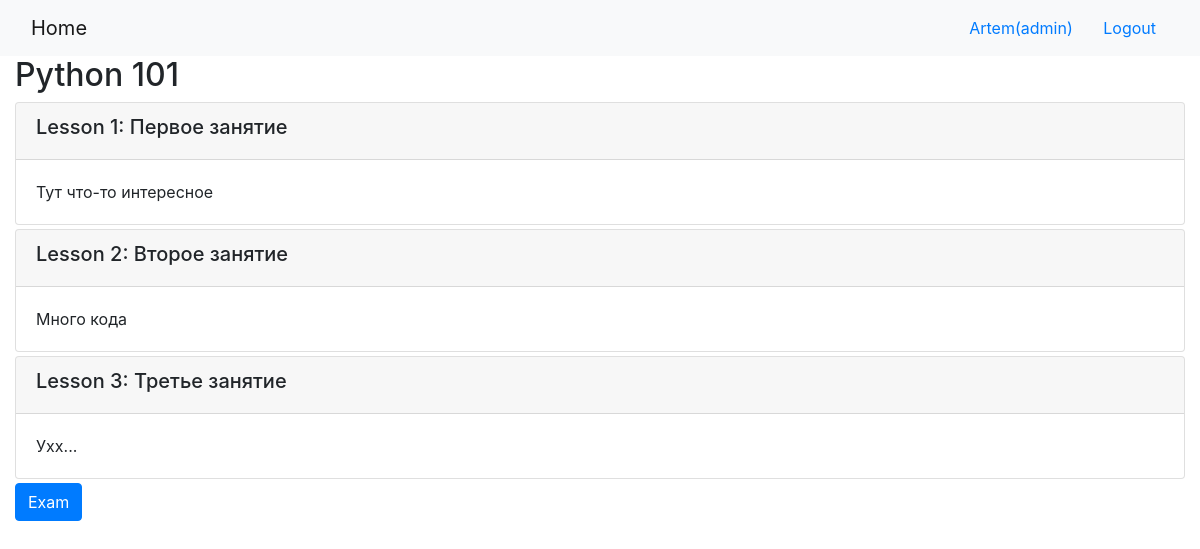
/onlinecourse/1/ (signed in), run on the app's committed database.
### onlinecourse/models.py (models this page shows, shortened)
class Course(models.Model):
    name = models.CharField(null=False, max_length=30, default='online course')
    image = models.ImageField(upload_to='course_images/')
    description = models.CharField(max_length=1000)
    pub_date = models.DateField(null=True)
    instructors = models.ManyToManyField(Instructor)
    users = models.ManyToManyField(settings.AUTH_USER_MODEL, through='Enrollment')
    total_enrollment = models.IntegerField(default=0)
    is_enrolled = False

class Lesson(models.Model):
    title = models.CharField(max_length=200, default="title")
    order = models.IntegerField(default=0)
    course = models.ForeignKey(Course, on_delete=models.CASCADE)
    content = models.TextField()

### onlinecourse/views.py (the view)
# urls.py: path('<int:pk>/', views.CourseDetailView.as_view(), name='course_details'),
class CourseDetailView(generic.DetailView):
    model = Course
    template_name = 'onlinecourse/course_detail_bootstrap.html'

### onlinecourse/templates/onlinecourse/course_detail_bootstrap.html (shortened to what this page needs)
<!DOCTYPE html>
<html lang="en">
<head>
     {% load static %}
    <link rel="stylesheet" href="https://maxcdn.bootstrapcdn.com/bootstrap/4.5.2/css/bootstrap.min.css">
</head>
<body>
    <nav class="navbar navbar-light bg-light">
        <div class="container-fluid">
            <div class="navbar-header">
                  <a class="navbar-brand" href="{% url 'onlinecourse:index' %}">Home</a>
            </div>
            <ul class="nav navbar-nav navbar-right">
                {% if user.is_authenticated %}
                <li>
                    <a class="btn btn-link" href="#">{{ user.first_name }}({{ user.username }})</a>
                    <a class="btn btn-link" href="{% url 'onlinecourse:logout' %}">Logout</a>
                </li>
                {% endif %}
            </ul>
        </div>
    </nav>
    <div class="container-fluid">
            <h2>{{ course.name }}</h2>
            <div class="card-columns-vertical">
                {% for lesson in course.lesson_set.all %}
                    <div class="card my-1">
                        <div class="card-header"><h5>Lesson {{lesson.order|add:1}}: {{lesson.title}}</h5></div>
                        <div class="card-body">{{lesson.content}}</div>
                    </div>
                {% endfor %}
            </div>
            {% if user.is_authenticated %}
                <button class="btn btn-primary" data-toggle="collapse" data-target="#examCollapse">Exam</button>
            {% endif %}
    </div>
</body>
</html>

### data on the page
Course: name "Python 101"
Lesson: order|add "1", title "Первое занятие", content "Тут что-то интересное"
Lesson: order|add "2", title "Второе занятие", content "Много кода"
Lesson: order|add "3", title "Третье занятие", content "Ухх..."

### other printed values
{{ user.first_name }} "Artem"
{{ user.username }} "admin"
